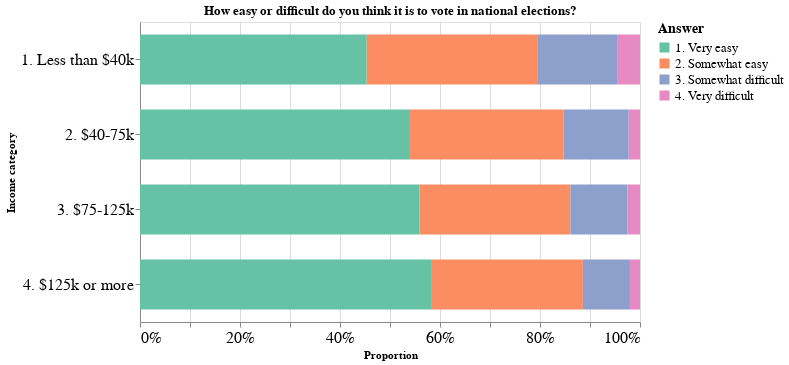

Notebook source saved alongside this figure:
### Markdown cell above
######  Chart information
* Per income category every bar adds up to 100%.
* Naturally, the bigger the color, the bigger the share of the accompanying answer. 
* By hovering over a single color you can see the answer it belongs to.

### Code cell
A_5304.vote

### Figure 1 — Vega-Lite specification as saved in the notebook (floating-point values rounded to 4 significant figures)
{"config": {"view": {"continuousWidth": 400, "continuousHeight": 300}}, "data": {"name": "data-fb07abbf09a63b914886a242ac8522ef"}, "mark": {"type": "bar", "size": 50}, "encoding": {"color": {"field": "val", "legend": {"labelFontSize": 13, "titleFontSize": 14}, "scale": {"scheme": "set2"}, "title": "Answer", "type": "nominal"}, "tooltip": {"field": "val", "type": "nominal"}, "x": {"axis": {"labelFontSize": 16}, "field": "count", "stack": "normalize", "title": "Proportion", "type": "quantitative"}, "y": {"axis": {"labelFontSize": 16}, "field": "income_cat", "title": "Income category", "type": "nominal"}}, "height": 300, "title": "How easy or difficult do you think it is to vote in national elections?", "width": 500, "$schema": "https://vega.github.io/schema/vega-lite/v4.17.0.json", "datasets": {"data-fb07abbf09a63b914886a242ac8522ef": [{"income_cat": "4. $125k or more", "val": "1. Very easy", "count": 812}, {"income_cat": "4. $125k or more", "val": "2. Somewhat easy", "count": 420}, {"income_cat": "4. $125k or more", "val": "3. Somewhat difficult", "count": 131}, {"income_cat": "4. $125k or more", "val": "4. Very difficult", "count": 28}, {"income_cat": "3. $75-125k", "val": "1. Very easy", "count": 903}, {"income_cat": "3. $75-125k", "val": "2. Somewhat easy", "count": 487}, {"income_cat": "3. $75-125k", "val": "3. Somewhat difficult", "count": 185}, {"income_cat": "3. $75-125k", "val": "4. Very difficult", "count": 40}, {"income_cat": "2. $40-75k", "val": "1. Very easy", "count": 744}, {"income_cat": "2. $40-75k", "val": "2. Somewhat easy", "count": 423}, {"income_cat": "2. $40-75k", "val": "3. Somewhat difficult", "count": 180}, {"income_cat": "2. $40-75k", "val": "4. Very difficult", "count": 31}, {"income_cat": "1. Less than $40k", "val": "1. Very easy", "count": 633}, {"income_cat": "1. Less than $40k", "val": "2. Somewhat easy", "count": 476}, {"income_cat": "1. Less than $40k", "val": "3. Somewhat difficult", "count": 223}, {"income_cat": "1. Less than $40k", "val": "4. Very difficult", "count": 64}]}}
